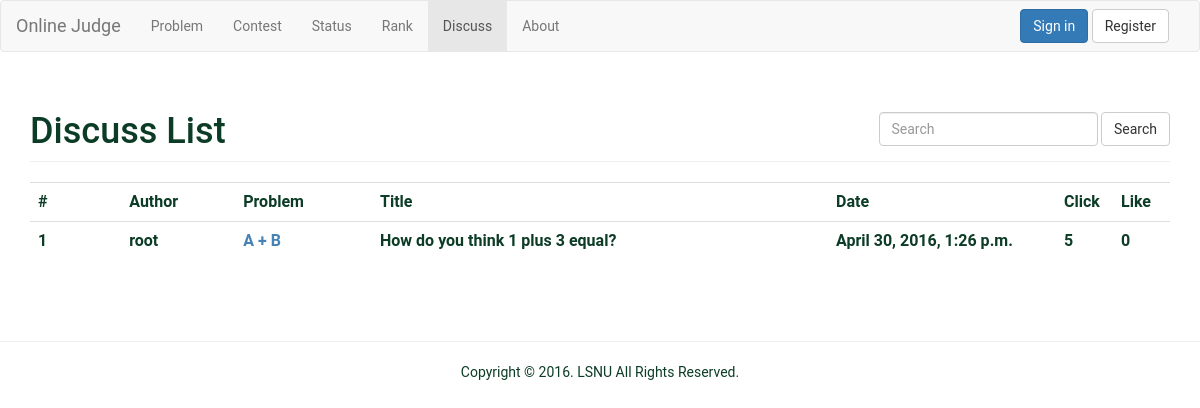
/discuss/, run on the app's committed database.
### OJ/models.py (models this page shows, shortened)
class Discuss(models.Model):
    uid = models.ForeignKey(UserInfo)
    pid = models.ForeignKey(Problem)
    date = models.DateTimeField(auto_now=True)
    title = models.CharField(max_length=100)
    discuss = models.TextField(max_length=500)
    click_num = models.IntegerField(default=0)
    like = models.IntegerField(default=0)
    class Meta:
        ordering = ['date']

class UserInfo(models.Model):
    id = models.OneToOneField(User, primary_key=True, related_name='info')
    school = models.CharField(max_length=50, blank=True)
    def __str__(self):
        return str(self.id)

class Problem(models.Model):
    uid = models.ForeignKey(User)
    published_time = models.DateTimeField(auto_now_add=True)
    limit_time = models.PositiveIntegerField(default=1)
    limit_memory = models.PositiveIntegerField(default=1024*1024*128)
    answer_lang = models.PositiveSmallIntegerField(choices=LANG_CHOICE,default=0)
    title = models.CharField(max_length=254)
    content = models.TextField()
    input = models.TextField()
    output = models.TextField()
    note = models.TextField(blank=True)
    source = models.TextField(blank=True)
    class Meta:
        ordering = ['published_time']

### OJ/views.py (the view)
# urls.py: url(r'^discuss/$', views.discuss),
def discuss(req):
    discuss_obj = Discuss.objects.all()
    return ren2res('discuss.html', req, {'list':discuss_obj})

### OJ/views.py (called while the page is built)
def ren2res(template,req,dict={}):
    if req.user.is_authenticated():
        dict.update({'user':{'id':req.user.id,'name':req.user.get_username()}})
    else:
        dict.update({'user':False})
    if req:
        return render_to_response(template,dict,context_instance=RequestContext(req))
    else:
        return render_to_response(template,dict)

### templates/discuss.html
{% extends "base_list.html" %}
{% block title %}Discuss List{% endblock %}
{% block navbar %}{% include "include/navbar-discuss.html" %}{% endblock %}
{% block list %}
<col width="8%" />
<col width="10%" />
<col width="12%" />
<col width="40%" />
<col width="20%" />
<col width="5%" />
<col width="5%" />
<tr>
    <th>#</th>
    <th>Author</th>
    <th>Problem</th>
    <th>Title</th>
    <th>Date</th>
    <th>Click</th>
    <th>Like</th>
</tr>
{% for item in list %}
<tr>
    <th>{{ forloop.counter }}</th>
    <th>{{ item.uid }}</th>
    <th><a href="/problem/{{ item.id }}">{{ item.pid.title }}</a></th>
    <th>{{ item.discuss }}</th>
    <th>{{ item.date }}</th>
    <th>{{ item.click_num }}</th>
    <th>{{ item.like }}</th>
</tr>
{% endfor %}
{% endblock %}

### templates/base.html (style rules this page uses)
body { color: #0c3c26; font-family: "Roboto",Corbel,Avenir,"Lucida Grande","Lucida Sans",sans-serif; }
a { color:steelblue; }

### data on the page
Discuss: uid "root", pid "A + B", discuss "How do you think 1 plus 3 equal?", date "April 30, 2016, 1:26 p.m.", click_num "5", like "0"
